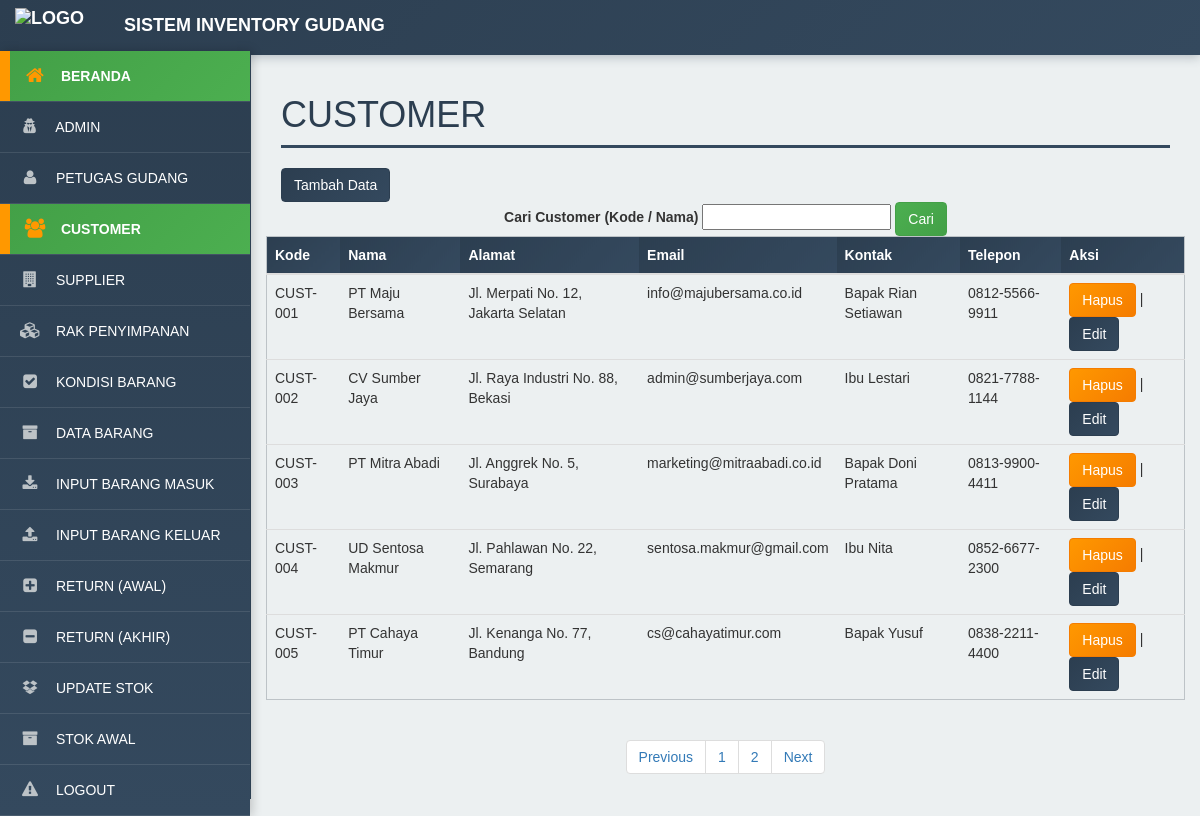
/admin/modul/customer/title.php, run on the app's committed database.
### tables this page shows
CREATE TABLE `tb_cus` (
  `kode_cus` varchar(20) NOT NULL,
  `nama_cus` varchar(255) NOT NULL,
  `alamat_cus` text NOT NULL,
  `email_cus` varchar(255) NOT NULL,
  `cp_cus` varchar(255) NOT NULL,
  `telepon_cus` varchar(20) NOT NULL
);

### admin/modul/customer/paging.php (the view, shortened to what this page needs)
<?php
include '../koneksi.php';
$batas = 5;
$halaman = isset($_GET['halaman']) && is_numeric($_GET['halaman']) ? (int) $_GET['halaman'] : 1;
$halaman_awal = ($halaman > 1) ? ($halaman * $batas) - $batas : 0;
if (isset($_POST['go_customer'])) {
    $cari = mysqli_real_escape_string($koneksi, $_POST['cari_customer']);
    $data_customer = mysqli_query($koneksi, "
        SELECT * FROM tb_cus
        WHERE kode_cus LIKE '%$cari%'
           OR nama_cus LIKE '%$cari%'
        ORDER BY kode_cus ASC
        LIMIT $halaman_awal, $batas
    ");
} else {
    $data_customer = mysqli_query($koneksi, "
        SELECT * FROM tb_cus
        ORDER BY CAST(SUBSTRING_INDEX(kode_cus, '-', -1) AS UNSIGNED) ASC
        LIMIT $halaman_awal, $batas
    ");
}
while ($row = mysqli_fetch_assoc($data_customer)) {
    ?>
    <tr>
        <td><?= $row['kode_cus']; ?></td>
        <td><?= $row['nama_cus']; ?></td>
        <td><?= $row['alamat_cus']; ?></td>
        <td><?= $row['email_cus']; ?></td>
        <td><?= $row['cp_cus']; ?></td>
        <td><?= $row['telepon_cus']; ?></td>
        <td>
            <a href="index.php?m=customer&s=hapus&kode_cus=<?= $row['kode_cus']; ?>"
                onclick="return confirm('Yakin Akan Dihapus?')">
                <button class="btn btn-danger">Hapus</button>
            </a>
            |
            <a href="index.php?m=customer&s=ubah&kode_cus=<?= $row['kode_cus']; ?>">
                <button class="btn btn-primary">Edit</button>
            </a>
        </td>
    </tr>
    <?php
}
?>

### css/tampilanadmin.css (style rules this page uses)
body { font-family: Arial, sans-serif; background-color: #ecf0f1; }
.btn-primary { background: linear-gradient(135deg, #2c3e50, #34495e) !important; border-color: #2c3e50 !important; color: #ffffff !important; }
.btn-danger { background: linear-gradient(135deg, #FF9800, #F57C00) !important; border-color: #F57C00 !important; color: #ffffff !important; }
.table-striped tbody tr:nth-of-type(odd) { background-color: #ecf0f1; }
a { color: #2c3e50; transition: color 0.3s ease; }

### css/print.css (style rules this page uses)
body { font-size: 10px; color: #000; overflow-x: hidden; font-family: 'Arial', sans-serif; background: white; }

### data on the page
tb_cus: kode_cus "CUST-001", nama_cus "PT Maju Bersama", alamat_cus "Jl. Merpati No. 12, Jakarta Selatan", email_cus "info@majubersama.co.id", cp_cus "Bapak Rian Setiawan", telepon_cus "0812-5566-9911"
tb_cus: kode_cus "CUST-002", nama_cus "CV Sumber Jaya", alamat_cus "Jl. Raya Industri No. 88, Bekasi", email_cus "admin@sumberjaya.com", cp_cus "Ibu Lestari", telepon_cus "0821-7788-1144"
tb_cus: kode_cus "CUST-003", nama_cus "PT Mitra Abadi", alamat_cus "Jl. Anggrek No. 5, Surabaya", email_cus "marketing@mitraabadi.co.id", cp_cus "Bapak Doni Pratama", telepon_cus "0813-9900-4411"
tb_cus: kode_cus "CUST-004", nama_cus "UD Sentosa Makmur", alamat_cus "Jl. Pahlawan No. 22, Semarang", email_cus "sentosa.makmur@gmail.com", cp_cus "Ibu Nita", telepon_cus "0852-6677-2300"
tb_cus: kode_cus "CUST-005", nama_cus "PT Cahaya Timur", alamat_cus "Jl. Kenanga No. 77, Bandung", email_cus "cs@cahayatimur.com", cp_cus "Bapak Yusuf", telepon_cus "0838-2211-4400"
